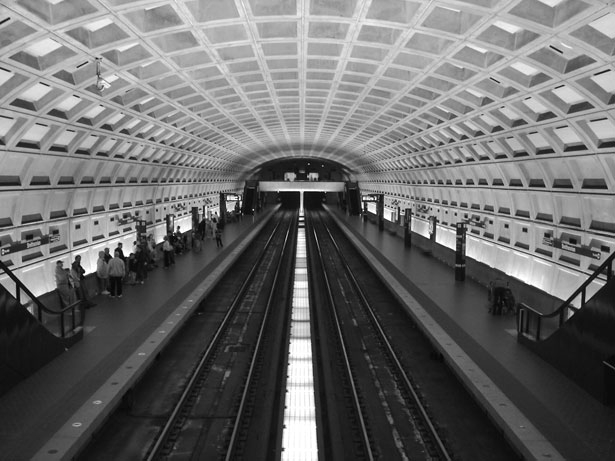
#> input picture Lab1_numpy_pandas/resources/Metro.png, 615 x 461 px, found by its file name
$ jupyter execute --allow-errors Lab1_AI_Numpy_Pandas.ipynb
#> lines starting #> are read from the running program, lines starting #| are printed output that depends on the picture
# Travaux Pratiques Intelligence Artificielle: Lab1

Python 4 Data Science: Introduction à NumPy et Pandas 🤖 🙌.

## Objectifs du TP:

> **Se familiariser avec les instructions NumPy**

> **Se familiariser avec les commandes les plus utilisées pour l'exploration des données en utilisant la libraire Pandas**

> **Analyser les données pour pouvoir répondre à la question: Qu'est ce qui fait un Hit?** Pour ce faire, nous allons analyser les pistes musicales dont les données sont extraites de Spotify API.

<br> A la fin du TP vous devez **rendre ce notebook dans "Assignment" de Teams**. Le TP doit être travaillé en préférence en binôme.

_Besoin d'aide? Laisser moi un Commentaire sur Teams_

## Exercices Numpy

### I. Warm-up Exercice

Ce petit exercice a pour objectif de vous familiariser avec les matrices multi-dimensionnelles NumPy.

1. Créer la matrice dépictée dans la figure

[cell 1]
# import numpy

[cell 2]
# Créer la matrice

[cell 3]
# explorer la matrice

2.  Ecrire les instructions pour sélectionner les éléments en rouge, bleu et jaune.

[cell 4]
# selectionner les éléments jaunes

[cell 5]
# selectionner les éléments rouges

[cell 6]
# selectionner les éléments bleus

<br>

### II. Manipulation d'une image avec NumPy

L'objectif de cet exercice est de démontrer l'intérêt de NumPy, particulièrement pour la manipulation des images. Une image peut être considérée comme une matrice et peut donc facilement subir les transformations NumPy.

On voudrait, dans cet exercice, lire une image, puis essayer de la brouiller (la rendre floue). Pour cela, on va essayer d'affecter à chaque pixel la moyenne de ses pixels voisins.

Il est possible bien évidemment de faire la chose en bouclant sur les éléments de la matrice (double boucle). Mais on s'intéresse à le faire d'une manière optimisée en utilisant NumPy.

Essayons d'appliquer l'algorithme sur une petite matrice (il faut dire que ce n'est pas un algorithme state of the art, mais il fait l'affaire). Prenons une image de 4x4 pixels. L'idée est de la réduire en une image à 4 pixels comme c'est illustré dans la figure suivante:

#> (a cell that did not finish here is left out)

#> (a cell that did not finish here is left out)

#> (a cell that did not finish here is left out)

<br> Calculer la moyenne des pixels voisins de chaque pixel flaggé dans notre image source revient à calculer la moyenne des matrices suivantes:

<br> Selectionner le centre de cette matrice (jaune). Utilier les indexes relatifs pour que votre code soit généralisable pour n'importe quelle taille de matrice.

<br> Selectionner le haut de cette matrice (violet):

<br> Selectionner le bas de cette matrice (Rouge):

<br> Selectionner la partie gauche de cette matrice (bleu):

<br> Selectionner la partie droite de cette matrice (vert):

<br> Calculer la matrice des moyennes (element-wise):

<br> Cette matrice présente l'image brouillée de l'image source.

<br> Maintenant on va généraliser cela sur une image quelconque, en définissant une fonction:

[cell 10]
def brouiller(image):
    '''
    Arg: Image source
    Retourne l'image brouillée
    '''


    # Appliquer l'algorithme sur l'image

    return image_brouillee

<br> Pour tester notre fonction, nous allons essayer de brouiller l'image "Metro". On utilisera Matplotlib pour ouvrir le fichier image.

[cell 11]
import matplotlib.pyplot as plt

[cell 12]
image = plt.imread('resources/Metro.png')
#> image is the input picture: shape (461, 615) float32; min 0.00784, max 1, mean 0.415

[cell 13]
image

[cell 14]
type(image), image.dtype, image.shape

[cell 15]
# Ouvrir l'image en gris

plt.imshow(image)
plt.gray()
plt.axis('off')
plt.show()

#> (a cell that did not finish here is left out)

#> (a cell that did not finish here is left out)

<br> Comme on n'a appliqué le filtre qu'une seule fois, les différences sont difficiles à discerner. Mais si vous affichez la différence entre les deux images, vous verrez quelques changements.

[cell 18]
plt.imshow(image - image)
plt.axis('off')
plt.show()
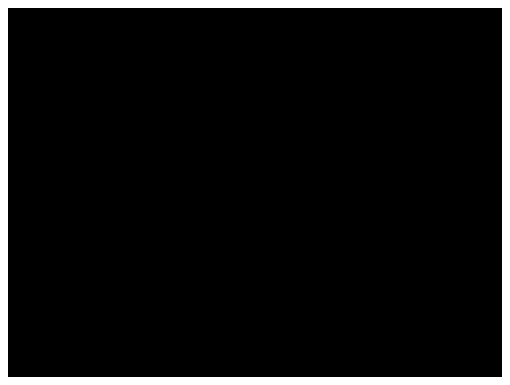
#> figure drawn by matplotlib, 1 panel
